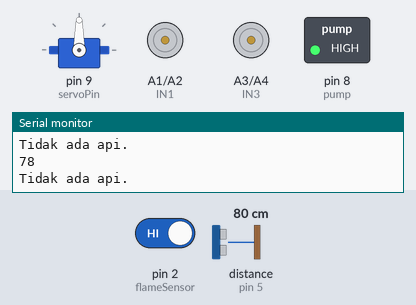
Recording of a sketch running on a simulated Arduino Uno, built with avr-gcc and run on an emulated ATmega328P. Shown: servo, motor-driver pin pairs drawn as motors (green arrow = first pin HIGH = forward, orange = second pin HIGH = backward, longer = more drive, scaled by the enable pin), switched loads named in the sketch (green lamp = pin HIGH), the last lines printed to the serial monitor. Wiring (inferred from the names in the program): ultrasonic range finder: trigger pin 4; echo pin 5. Inputs (shaded band) come from the test bench; at power-on: pin 2 (flameSensor) HIGH, distance to the obstacle (sensor on pin 5) 80 cm. The echo pulse lasts 58.3 µs per cm; pins used as bus, display or sensor lines are not drawn.

Above: at 1.2 s.
1.3 s: pin 2 (flameSensor) driven LOW
2.8 s: distance to the obstacle (sensor on pin 5) set to 13 cm
4.3 s: distance to the obstacle (sensor on pin 5) set to 10 cm
At 4.5 s:
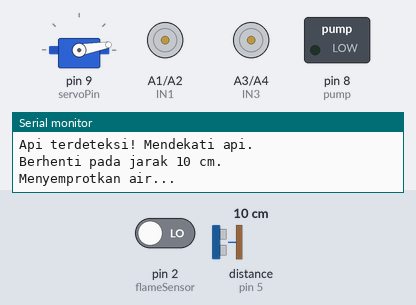
At 6.25 s:
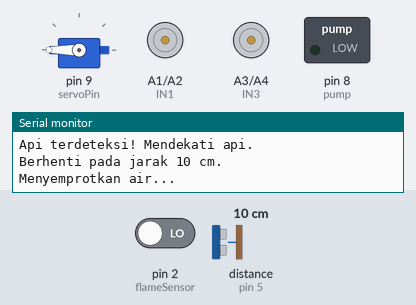
7.3 s: pin 2 (flameSensor) driven HIGH
At 8.8 s:
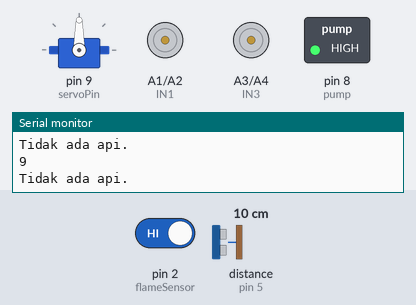
Timing chart, 0 to 10.3 s (numbered marks = the images above; inputs shaded):
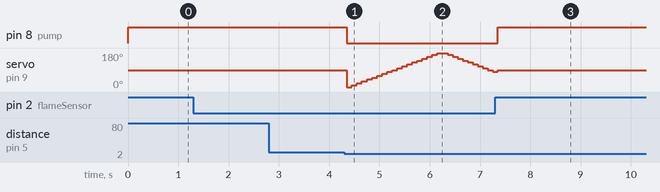

The sketch:

FireFighter.ino
```cpp
#include <Servo.h>

const int pump = 8;
const int flameSensor = 2;
const int servoPin = 9;
const int IN1 = A1;
const int IN2 = A2;
const int IN3 = A3;
const int IN4 = A4;
const int ENA = A0;
const int ENB = A5;
const int trigPin = 4;
const int echoPin = 5;

Servo flameServo;

void setup() {
  Serial.begin(9600);
  pinMode(pump, OUTPUT);
  pinMode(IN1, OUTPUT);
  pinMode(IN2, OUTPUT);
  pinMode(IN3, OUTPUT);
  pinMode(IN4, OUTPUT);
  pinMode(ENA, OUTPUT);
  pinMode(ENB, OUTPUT);
  pinMode(flameSensor, INPUT);
  pinMode(trigPin, OUTPUT);
  pinMode(echoPin, INPUT);

  flameServo.attach(servoPin);
  flameServo.write(90);
}

void loop() {
  bool flameDetected = digitalRead(flameSensor);

  // Mengukur jarak
  long duration, distance;
  digitalWrite(trigPin, LOW);
  delayMicroseconds(2);
  digitalWrite(trigPin, HIGH);
  delayMicroseconds(10);
  digitalWrite(trigPin, LOW);
  duration = pulseIn(echoPin, HIGH);
  distance = duration * 0.034 / 2;

  Serial.println(distance);

  if (flameDetected == LOW) {
    Serial.println("Api terdeteksi! Mendekati api.");

    // Menggerakkan motor maju hingga jarak 10 cm
    while (distance > 10) {
      analogWrite(ENA, 10);
      analogWrite(ENB, 10);
      digitalWrite(IN1, HIGH);
      digitalWrite(IN2, LOW);
      digitalWrite(IN3, LOW);
      digitalWrite(IN4, HIGH);

      // Perbarui jarak
      digitalWrite(trigPin, LOW);
      delayMicroseconds(2);
      digitalWrite(trigPin, HIGH);
      delayMicroseconds(10);
      digitalWrite(trigPin, LOW);
      duration = pulseIn(echoPin, HIGH);
      distance = duration * 0.034 / 2;

      delay(50); // Jeda untuk pembacaan jarak
    }

    // Berhenti setelah mencapai jarak 10 cm
    analogWrite(ENA, 0);
    analogWrite(ENB, 0);
    digitalWrite(IN1, LOW);
    digitalWrite(IN2, LOW);
    digitalWrite(IN3, LOW);
    digitalWrite(IN4, LOW);

    Serial.println("Berhenti pada jarak 10 cm.");

    // Hidupkan pompa dan gerakkan servo
    while (flameDetected == LOW) {
      flameDetected = digitalRead(flameSensor); // Perbarui nilai flameDetected

      digitalWrite(pump, LOW); // Hidupkan pompa
      Serial.println("Menyemprotkan air...");

      // Gerakkan servo bolak-balik
      for (int angle = 0; angle <= 180; angle += 10) {
        flameServo.write(angle);
        delay(100);
        flameDetected = digitalRead(flameSensor); // Periksa kembali status api
        if (flameDetected == HIGH) break; // Keluar jika api padam
      }

      for (int angle = 180; angle >= 0; angle -= 10) {
        flameServo.write(angle);
        delay(100);
        flameDetected = digitalRead(flameSensor); // Periksa kembali status api
        if (flameDetected == HIGH) break; // Keluar jika api padam
      }
    }

    // Mematikan pompa jika api padam
    digitalWrite(pump, HIGH);
    Serial.println("Api padam. Pompa dimatikan.");
    flameServo.write(90);

  } else {
    analogWrite(ENA, 0);
    analogWrite(ENB, 0);
    digitalWrite(IN1, LOW);
    digitalWrite(IN2, LOW);
    digitalWrite(IN3, LOW);
    digitalWrite(IN4, LOW);
    digitalWrite(pump, HIGH);
    flameServo.write(90);
    Serial.println("Tidak ada api.");
  }

  delay(100); // Jeda untuk loop berikutnya
}
```

Measured:
- the behaviour switches between 12 and 11 cm on distance to the obstacle (sensor on pin 5) (found by bisection; images 0 and 1)
- after the input at 2.8 s, every drawn part: stays the same
- after the input at 4.3 s, pin 8 (pump): HIGH → LOW after 0.05 s; servo on pin 9 (servoPin): 90° → 0° after 0.05 s, → 10° 0.10 s later, → 20° 0.10 s later, → 30° 0.10 s later, … (29 changes in this stretch)
- after the input at 7.3 s, pin 8 (pump): LOW → HIGH after 0.05 s
